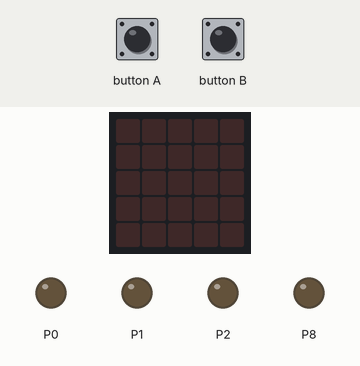
Simulated run of this program. Board: BBC micro:bit (MakeCode). Shown: the board's 5×5 LED display, output pins drawn as LEDs (lit = HIGH). Inputs (shaded band) come from the test bench.

Above: at 1.2 s.
1.3 s: button A pressed for 0.15 s
At 1.9 s:
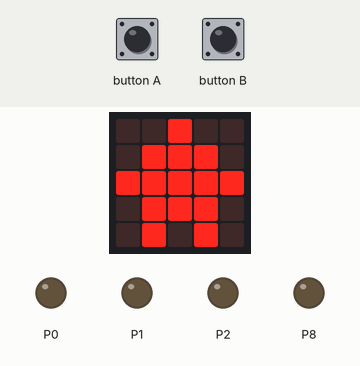
At 2.6 s:
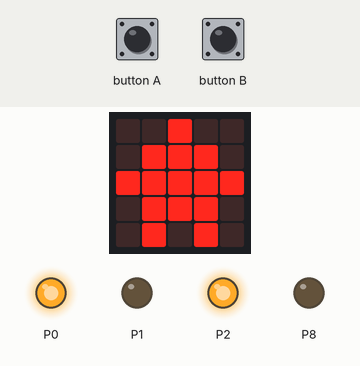
3.5 s: button B pressed for 0.15 s
At 3.85 s:
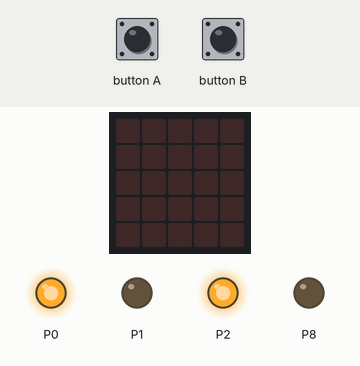
Timing chart, 0 to 6.5 s (numbered marks = the images above; inputs shaded):
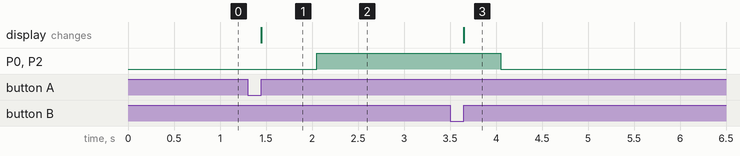

The program:

main.ts
```typescript
input.onButtonPressed(Button.A, function () {
    basic.showIcon(IconNames.House)
    pins.digitalWritePin(DigitalPin.P0, 1)
    pins.digitalWritePin(DigitalPin.P1, 0)
    pins.digitalWritePin(DigitalPin.P2, 1)
    pins.digitalWritePin(DigitalPin.P8, 0)
})
input.onButtonPressed(Button.B, function () {
    basic.showLeds(`
        . . . . .
        . . . . .
        . . . . .
        . . . . .
        . . . . .
        `)
    pins.digitalWritePin(DigitalPin.P0, 0)
    pins.digitalWritePin(DigitalPin.P1, 0)
    pins.digitalWritePin(DigitalPin.P2, 0)
    pins.digitalWritePin(DigitalPin.P8, 0)
})
```

test.ts
```typescript
// aquí va el archivo "tests"; esto no se compilará cuando este paquete se utilice como una extensión.
```

Measured:
- after the input at 1.3 s, P0, P2: LOW → HIGH after 0.75 s; the display: changes after 0.15 s (image 1)
- after the input at 3.5 s, P0, P2: HIGH → LOW after 0.55 s; the display: changes after 0.15 s (image 3)
